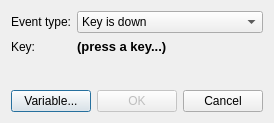
<?xml version="1.0" encoding="UTF-8"?>
<ui version="4.0">
 <class>getKeyEvent</class>
 <widget class="QDialog" name="getKeyEvent">
  <property name="geometry">
   <rect>
    <x>0</x>
    <y>0</y>
    <width>271</width>
    <height>123</height>
   </rect>
  </property>
  <property name="windowTitle">
   <string>Add keyboard event...</string>
  </property>
  <property name="windowIcon">
   <iconset resource="../resources.qrc">
    <normaloff>:/resources/RES/ffficons/keyboard.png</normaloff>:/resources/RES/ffficons/keyboard.png</iconset>
  </property>
  <layout class="QVBoxLayout" name="verticalLayout">
   <item>
    <layout class="QFormLayout" name="formLayout">
     <item row="0" column="0">
      <widget class="QLabel" name="EventTypeL">
       <property name="text">
        <string>Event type:</string>
       </property>
      </widget>
     </item>
     <item row="0" column="1">
      <widget class="QComboBox" name="EventTypeCB">
       <item>
        <property name="text">
         <string>Key is down</string>
        </property>
       </item>
       <item>
        <property name="text">
         <string>Key being pressed</string>
        </property>
       </item>
       <item>
        <property name="text">
         <string>Key being released</string>
        </property>
       </item>
      </widget>
     </item>
     <item row="1" column="0">
      <widget class="QLabel" name="keyL">
       <property name="text">
        <string>Key:</string>
       </property>
      </widget>
     </item>
     <item row="1" column="1">
      <widget class="QLabel" name="keyLabel">
       <property name="font">
        <font>
         <pointsize>10</pointsize>
         <weight>75</weight>
         <bold>true</bold>
        </font>
       </property>
       <property name="text">
        <string>(press a key...)</string>
       </property>
      </widget>
     </item>
    </layout>
   </item>
   <item>
    <spacer name="verticalSpacer">
     <property name="orientation">
      <enum>Qt::Vertical</enum>
     </property>
     <property name="sizeHint" stdset="0">
      <size>
       <width>20</width>
       <height>0</height>
      </size>
     </property>
    </spacer>
   </item>
   <item>
    <layout class="QHBoxLayout" name="horizontalLayout">
     <item>
      <widget class="QPushButton" name="variableButton">
       <property name="text">
        <string>Variable...</string>
       </property>
      </widget>
     </item>
     <item>
      <spacer name="horizontalSpacer">
       <property name="orientation">
        <enum>Qt::Horizontal</enum>
       </property>
       <property name="sizeHint" stdset="0">
        <size>
         <width>40</width>
         <height>20</height>
        </size>
       </property>
      </spacer>
     </item>
     <item>
      <widget class="QPushButton" name="OKbutton">
       <property name="enabled">
        <bool>false</bool>
       </property>
       <property name="text">
        <string>OK</string>
       </property>
      </widget>
     </item>
     <item>
      <widget class="QPushButton" name="cancelButton">
       <property name="text">
        <string>Cancel</string>
       </property>
      </widget>
     </item>
    </layout>
   </item>
  </layout>
 </widget>
 <resources>
  <include location="../resources.qrc"/>
 </resources>
 <connections>
  <connection>
   <sender>OKbutton</sender>
   <signal>clicked()</signal>
   <receiver>getKeyEvent</receiver>
   <slot>accept()</slot>
   <hints>
    <hint type="sourcelabel">
     <x>137</x>
     <y>102</y>
    </hint>
    <hint type="destinationlabel">
     <x>407</x>
     <y>247</y>
    </hint>
   </hints>
  </connection>
  <connection>
   <sender>cancelButton</sender>
   <signal>clicked()</signal>
   <receiver>getKeyEvent</receiver>
   <slot>reject()</slot>
   <hints>
    <hint type="sourcelabel">
     <x>204</x>
     <y>106</y>
    </hint>
    <hint type="destinationlabel">
     <x>379</x>
     <y>184</y>
    </hint>
   </hints>
  </connection>
 </connections>
</ui>
